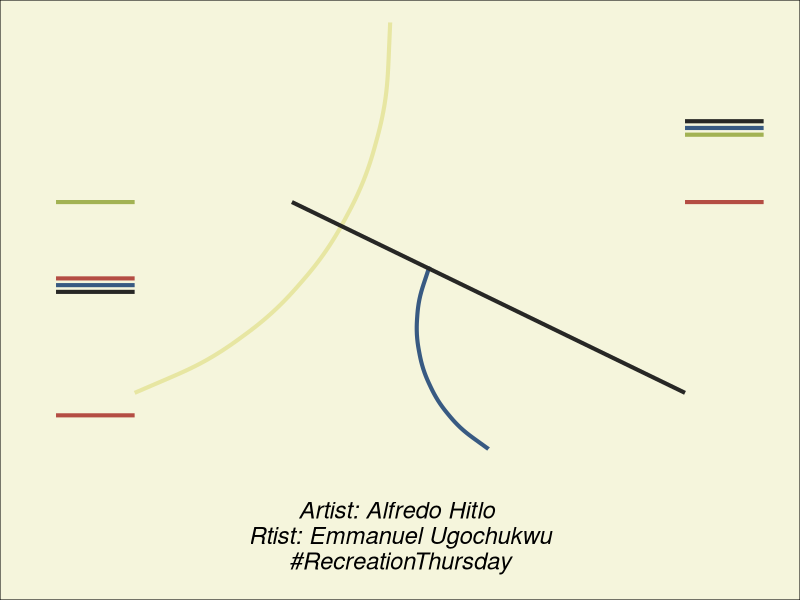

The R script that drew this image:

library(tidyverse)
library(Cairo)

## Saving HEX codes for line and plot colors
yellow <- "#e7e6a2"
green <- "#a2b253"
red <- "#b44d43"
blue <- "#385a82"
black <- "#272725"
bg <- "#f5f5dc"



ggplot()+
  geom_segment(aes(x = 2.3, xend = 2.7, y = 2.5, yend = 2.5), col = red,size = 1.4)+
  geom_segment(aes(x = 2.3, xend = 2.7, y = 8, yend = 8), col = black,size = 1.4)+
  geom_segment(aes(x = 2.3, xend = 2.7, y = 8.3, yend = 8.3),col = blue,size = 1.4)+
  geom_segment(aes(x = 2.3, xend = 2.7, y = 8.6, yend = 8.6),col = red,size = 1.4)+
  geom_segment(aes(x = 2.3, xend = 2.7, y = 12, yend = 12),col = green,size = 1.4)+ # left
  geom_segment(aes(x = 5.5, xend = 5.9, y = 12, yend = 12),col = red,size = 1.4)+# right
  geom_segment(aes(x = 5.5, xend = 5.9, y = 15, yend = 15),col = green ,size = 1.4)+
  geom_segment(aes(x = 5.5, xend = 5.9, y = 15.3, yend = 15.3),col = blue,size = 1.4)+
  geom_segment(aes(x = 5.5, xend = 5.9, y = 15.6, yend = 15.6),col = black,size = 1.4)+
  geom_curve(aes(x = 2.7, xend = 4 , y = 3.5, yend = 20),col = yellow,size = 1.4, curvature = 0.35)+
  geom_curve(aes(x = 4.2, xend = 4.5 , y = 9.13, yend = 1),col = blue,size = 1.4, curvature = 0.4)+
  geom_segment(aes(x = 3.5, xend = 5.5, y = 12, yend = 3.5),col = black,size = 1.4)+
  expand_limits(x = 0, y = 0)+
  scale_x_continuous(limits = c(2.2,5.9))+
 
  labs(caption = "Artist: Alfredo Hitlo \nRtist: Emmanuel Ugochukwu\n #RecreationThursday \n")+
  
theme_void()+
  theme(
    legend.position = "none",
    plot.background = element_rect(fill = bg),
    plot.caption = element_text(face = "italic", hjust = 0.5, size = 17)
  ) 

## To save plot

# ggsave(
#     filename = "alfredo-hilto-recreated.png",
#     width = 19,
#     height = 25,
#     units = "cm",
#     type = "cairo-png",
#    dpi = 320)
